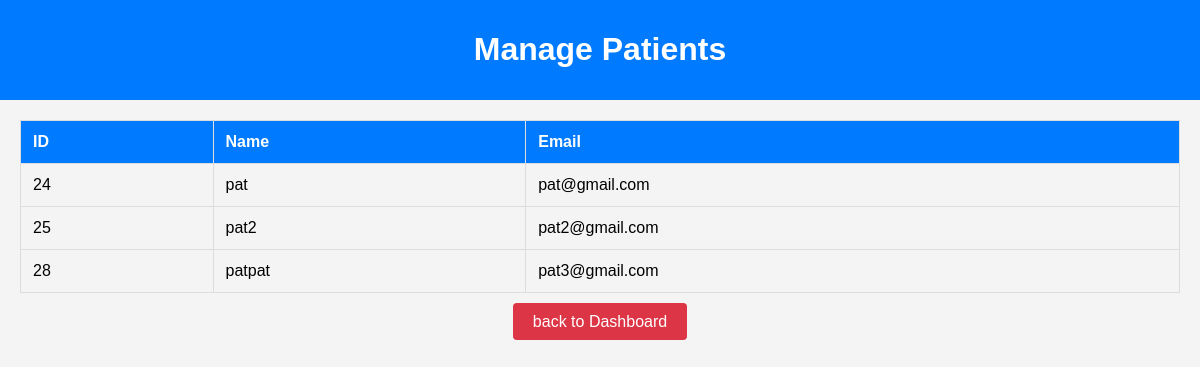
Before: /doctor/manage_patients.php (signed in) with the older database file.
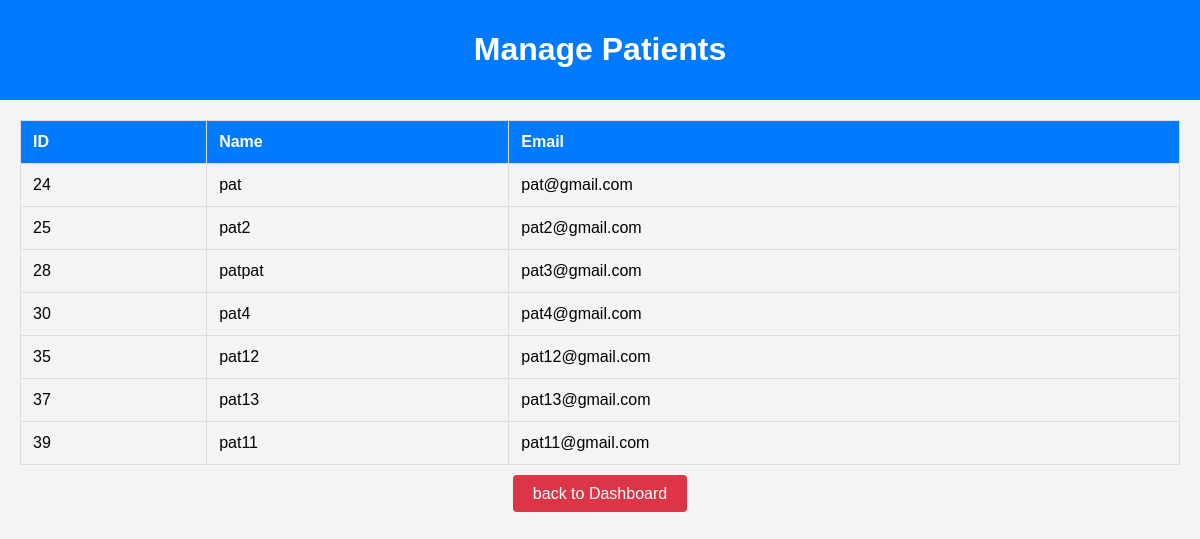
After: the same page with the newer database file.
### tables this page shows
CREATE TABLE `users` (
  `id` int(11) NOT NULL,
  `name` varchar(255) NOT NULL,
  `email` varchar(255) NOT NULL,
  `password` varchar(255) NOT NULL,
  `user_type` enum('admin','doctor','patient') NOT NULL,
  `created_at` timestamp NOT NULL DEFAULT current_timestamp(),
  `updated_at` timestamp NOT NULL DEFAULT current_timestamp() ON UPDATE current_timestamp(),
  `image` varchar(255) DEFAULT 'default_images/default.jpg'
);

### doctor/manage_patients.php (the view, shortened to what this page needs)
<?php
include '../db.php';
$stmt = $pdo->prepare("SELECT id, name, email FROM users WHERE user_type = 'patient'");
$stmt->execute();
$patients = $stmt->fetchAll();
?>
<!DOCTYPE html>
<html lang="en">
<head>
</head>
<body>
<div class="navbar">
    <h1>Manage Patients</h1>
</div>
<div class="container">
    <table>
        <thead>
            <tr>
                <th>ID</th>
                <th>Name</th>
                <th>Email</th>
            </tr>
        </thead>
        <tbody>
            <?php foreach ($patients as $patient): ?>
                <tr>
                    <td><?php echo htmlspecialchars($patient['id']); ?></td>
                    <td><?php echo htmlspecialchars($patient['name']); ?></td>
                    <td><?php echo htmlspecialchars($patient['email']); ?></td>
                </tr>
            <?php endforeach; ?>
        </tbody>
    </table>
    <div class="logout">
        <a href="doctor_dashboard.php">back to Dashboard</a>
    </div>
</div>
</body>
</html>

### doctor/manage_patients.php (style rules this page uses)
body { font-family: Arial, sans-serif; background-color: #f4f4f4; margin: 0; padding: 0; }
.navbar { background-color: #007bff; padding: 10px; color: white; text-align: center; }
.container { padding: 20px; max-width: 1200px; margin: 0 auto; }
table { width: 100%; border-collapse: collapse; margin-bottom: 20px; }
table, th, td { border: 1px solid #ddd; }
th, td { padding: 12px; text-align: left; }
th { background-color: #007bff; color: white; }
.logout { display: block; text-align: center; margin-top: 20px; }
.logout a { background-color: #dc3545; color: white; padding: 10px 20px; border-radius: 4px; text-decoration: none; }

Changed rows visible on the page:
added users: id "30", name "pat4", email "pat4@gmail.com"
added users: id "35", name "pat12", email "pat12@gmail.com"
added users: id "37", name "pat13", email "pat13@gmail.com"
added users: id "39", name "pat11", email "pat11@gmail.com"
